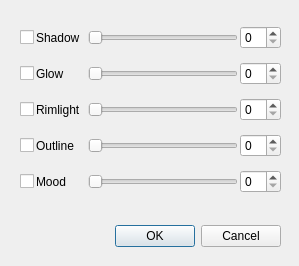
<?xml version="1.0" encoding="UTF-8"?>
<ui version="4.0">
 <class>Dialog</class>
 <widget class="QDialog" name="Dialog">
  <property name="geometry">
   <rect>
    <x>0</x>
    <y>0</y>
    <width>299</width>
    <height>266</height>
   </rect>
  </property>
  <property name="windowTitle">
   <string>Dialog</string>
  </property>
  <widget class="QDialogButtonBox" name="buttonBox">
   <property name="geometry">
    <rect>
     <x>20</x>
     <y>220</y>
     <width>261</width>
     <height>32</height>
    </rect>
   </property>
   <property name="orientation">
    <enum>Qt::Horizontal</enum>
   </property>
   <property name="standardButtons">
    <set>QDialogButtonBox::Cancel|QDialogButtonBox::Ok</set>
   </property>
  </widget>
  <widget class="QWidget" name="verticalLayoutWidget">
   <property name="geometry">
    <rect>
     <x>20</x>
     <y>10</y>
     <width>261</width>
     <height>200</height>
    </rect>
   </property>
   <layout class="QVBoxLayout" name="verticalLayout">
    <property name="spacing">
     <number>2</number>
    </property>
    <property name="topMargin">
     <number>5</number>
    </property>
    <property name="bottomMargin">
     <number>5</number>
    </property>
    <item>
     <layout class="QHBoxLayout" name="horizontalLayout">
      <property name="topMargin">
       <number>0</number>
      </property>
      <item>
       <widget class="QCheckBox" name="checkBox_5">
        <property name="text">
         <string/>
        </property>
       </widget>
      </item>
      <item>
       <widget class="QLabel" name="label">
        <property name="minimumSize">
         <size>
          <width>50</width>
          <height>0</height>
         </size>
        </property>
        <property name="text">
         <string>Shadow</string>
        </property>
       </widget>
      </item>
      <item>
       <widget class="QSlider" name="horizontalSlider">
        <property name="orientation">
         <enum>Qt::Horizontal</enum>
        </property>
       </widget>
      </item>
      <item>
       <widget class="QSpinBox" name="spinBox"/>
      </item>
     </layout>
    </item>
    <item>
     <layout class="QHBoxLayout" name="horizontalLayout_7">
      <item>
       <widget class="QCheckBox" name="checkBox">
        <property name="text">
         <string/>
        </property>
       </widget>
      </item>
      <item>
       <widget class="QLabel" name="label_7">
        <property name="minimumSize">
         <size>
          <width>50</width>
          <height>0</height>
         </size>
        </property>
        <property name="text">
         <string>Glow</string>
        </property>
       </widget>
      </item>
      <item>
       <widget class="QSlider" name="horizontalSlider_7">
        <property name="orientation">
         <enum>Qt::Horizontal</enum>
        </property>
       </widget>
      </item>
      <item>
       <widget class="QSpinBox" name="spinBox_2"/>
      </item>
     </layout>
    </item>
    <item>
     <layout class="QHBoxLayout" name="horizontalLayout_8">
      <item>
       <widget class="QCheckBox" name="checkBox_6">
        <property name="text">
         <string/>
        </property>
       </widget>
      </item>
      <item>
       <widget class="QLabel" name="label_8">
        <property name="minimumSize">
         <size>
          <width>50</width>
          <height>0</height>
         </size>
        </property>
        <property name="text">
         <string>Rimlight</string>
        </property>
       </widget>
      </item>
      <item>
       <widget class="QSlider" name="horizontalSlider_8">
        <property name="orientation">
         <enum>Qt::Horizontal</enum>
        </property>
       </widget>
      </item>
      <item>
       <widget class="QSpinBox" name="spinBox_3"/>
      </item>
     </layout>
    </item>
    <item>
     <layout class="QHBoxLayout" name="horizontalLayout_10">
      <item>
       <widget class="QCheckBox" name="checkBox_8">
        <property name="text">
         <string/>
        </property>
       </widget>
      </item>
      <item>
       <widget class="QLabel" name="label_10">
        <property name="minimumSize">
         <size>
          <width>50</width>
          <height>0</height>
         </size>
        </property>
        <property name="text">
         <string>Outline</string>
        </property>
       </widget>
      </item>
      <item>
       <widget class="QSlider" name="horizontalSlider_10">
        <property name="orientation">
         <enum>Qt::Horizontal</enum>
        </property>
       </widget>
      </item>
      <item>
       <widget class="QSpinBox" name="spinBox_4"/>
      </item>
     </layout>
    </item>
    <item>
     <layout class="QHBoxLayout" name="horizontalLayout_9">
      <item>
       <widget class="QCheckBox" name="checkBox_7">
        <property name="text">
         <string/>
        </property>
       </widget>
      </item>
      <item>
       <widget class="QLabel" name="label_9">
        <property name="minimumSize">
         <size>
          <width>50</width>
          <height>0</height>
         </size>
        </property>
        <property name="text">
         <string>Mood</string>
        </property>
       </widget>
      </item>
      <item>
       <widget class="QSlider" name="horizontalSlider_9">
        <property name="orientation">
         <enum>Qt::Horizontal</enum>
        </property>
       </widget>
      </item>
      <item>
       <widget class="QSpinBox" name="spinBox_5"/>
      </item>
     </layout>
    </item>
   </layout>
  </widget>
 </widget>
 <resources/>
 <connections>
  <connection>
   <sender>buttonBox</sender>
   <signal>accepted()</signal>
   <receiver>Dialog</receiver>
   <slot>accept()</slot>
   <hints>
    <hint type="sourcelabel">
     <x>248</x>
     <y>254</y>
    </hint>
    <hint type="destinationlabel">
     <x>157</x>
     <y>274</y>
    </hint>
   </hints>
  </connection>
  <connection>
   <sender>buttonBox</sender>
   <signal>rejected()</signal>
   <receiver>Dialog</receiver>
   <slot>reject()</slot>
   <hints>
    <hint type="sourcelabel">
     <x>316</x>
     <y>260</y>
    </hint>
    <hint type="destinationlabel">
     <x>286</x>
     <y>274</y>
    </hint>
   </hints>
  </connection>
 </connections>
</ui>
